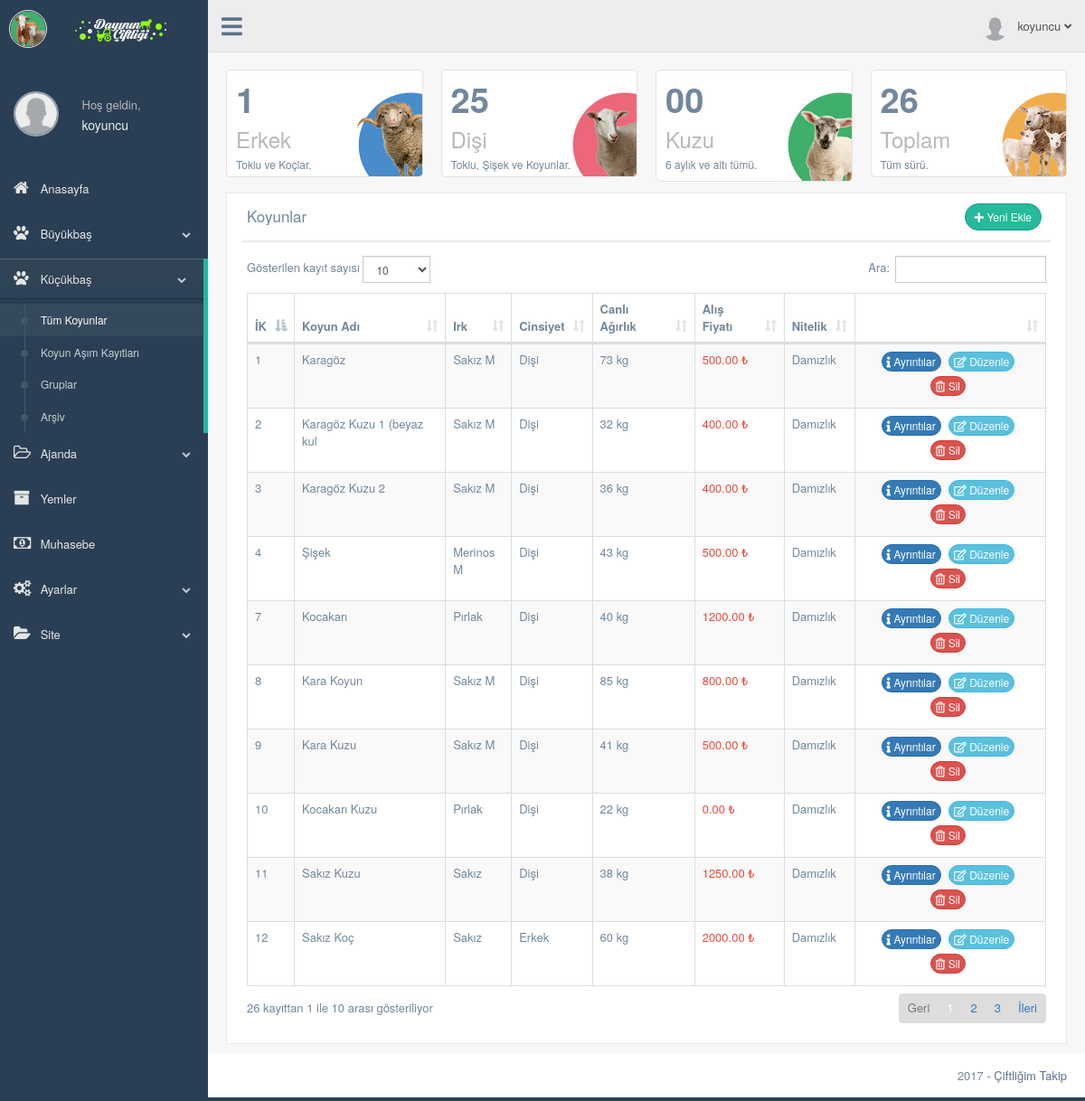
The app's page /production/koyunlar.php (signed in) with its own data.
### tables this page shows
CREATE TABLE `kullanici` (
  `kullanici_id` int(11) NOT NULL,
  `kullanici_adi` varchar(50) NOT NULL,
  `kullanici_sifre` varchar(50) NOT NULL,
  `kullanici_adsoyad` varchar(50) NOT NULL DEFAULT 'Ad Soyad',
  `kullanici_eposta` varchar(50) NOT NULL,
  `kullanici_gorsel` varchar(250) NOT NULL DEFAULT 'images/kullanici/kullanici.png',
  `kullanici_kayittarihi` datetime NOT NULL,
  `kullanici_yetki` int(1) NOT NULL DEFAULT '2',
  `kullanici_durum` int(1) NOT NULL
);

CREATE TABLE `koyun` (
  `koyun_id` int(11) NOT NULL,
  `kullanici_id` int(11) NOT NULL,
  `koyun_kupeno` varchar(50) NOT NULL,
  `koyun_kupeno_isletme` varchar(20) DEFAULT NULL,
  `koyun_adi` varchar(25) DEFAULT NULL,
  `koyun_irk` int(2) DEFAULT NULL,
  `koyun_cinsiyet` int(1) DEFAULT NULL,
  `koyun_kayittarihi` datetime NOT NULL DEFAULT CURRENT_TIMESTAMP,
  `koyun_dogumtarihi` date DEFAULT NULL,
  `koyun_olumtarihi` date DEFAULT NULL,
  `koyun_alistarihi` date DEFAULT NULL,
  `koyun_satistarihi` date DEFAULT NULL,
  `koyun_alisfiyati` decimal(10,2) DEFAULT NULL,
  `koyun_satisfiyati` decimal(10,2) DEFAULT NULL,
  `koyun_rasyon` int(11) DEFAULT NULL,
  `koyun_bakim` int(11) DEFAULT NULL,
  `koyun_not` varchar(256) DEFAULT NULL,
  `ana_id` int(1) DEFAULT '0',
  `baba_id` int(1) DEFAULT '0',
  `koyun_durum` int(11) DEFAULT '1',
  `koyun_nitelik` int(2) DEFAULT '1',
  `koyun_padok` int(11) DEFAULT '1',
  `koyun_kardesdurumu` int(2) DEFAULT '1'
);

CREATE TABLE `irk_koyun` (
  `irk_id` int(2) NOT NULL,
  `irk_adi` varchar(25) NOT NULL,
  `irk_ozellikleri` int(2) DEFAULT NULL
);

CREATE TABLE `tartim_koyun` (
  `tartim_id` int(11) NOT NULL,
  `kullanici_id` int(11) NOT NULL,
  `hayvan_id` int(11) NOT NULL,
  `tartim_kilo` int(3) DEFAULT NULL,
  `tartim_tarihi` datetime NOT NULL DEFAULT CURRENT_TIMESTAMP,
  `tartim_aciklama` varchar(1000) DEFAULT NULL
);

### production/koyunlar.php (the view, shortened to what this page needs)
<?php
    include 'header.php';
    $koyunsorgu=$db->prepare("SELECT * FROM koyun WHERE kullanici_id=:id and koyun_durum=1 ORDER BY koyun_kayittarihi ASC");
    $koyunsorgu->execute(array(
        'id' => $kullanici_id
        ));
    $sayac=$koyunsorgu->rowCount();
    $irksorgu=$db->prepare("SELECT * FROM irk_koyun WHERE irk_id=:id");
    $tartimsorgu=$db->prepare("SELECT * FROM tartim_koyun WHERE kullanici_id=:k_id and hayvan_id=:h_id ORDER BY tartim_tarihi DESC");
    $erkeksorgu=$db->prepare("SELECT * FROM koyun WHERE kullanici_id=:id and koyun_durum=1 and koyun_cinsiyet=1");
    $erkeksorgu->execute(array(
      'id' => $kullanici_id
      ));
    $sayacErkek=$erkeksorgu->rowCount();
?>
        <div class="right_col" role="main">
          <div class="">
            <div class="page-title">
              <div class="title_left">
              </div>
            </div>
            <div class="clearfix"></div>
            <div class="row">
              <div class="col-md-12 col-sm-12 col-xs-12">
                  <div class="row top_tiles">
                    <div class="animated flipInY col-lg-3 col-md-3 col-sm-6 col-xs-12">
                      <div class="tile-stats">
                        <div class="icon"><img src="../images/eks-genel/koc-yuvarlak-ikon.png" alt=""></div>
                        <div class="count"><?php echo $sayacErkek ?></div>
                        <h3>Erkek</h3>
                        <p>Toklu ve Koçlar.</p>
                      </div>
                    </div>
                    <div class="animated flipInY col-lg-3 col-md-3 col-sm-6 col-xs-12">
                      <div class="tile-stats">
                        <div class="icon"><img src="../images/eks-genel/koyun2-yuvarlak-ikon.png" alt=""></div>
                        <div class="count"><?php echo $sayac-$sayacErkek ?></div>
                        <h3>Dişi</h3>
                        <p>Toklu, Şişek ve Koyunlar.</p>
                      </div>
                    </div>
                    <div class="animated flipInY col-lg-3 col-md-3 col-sm-6 col-xs-12">
                      <div class="tile-stats">
                        <div class="icon"><img src="../images/eks-genel/kuzu2-yuvarlak-ikon.png" alt=""></div>
                        <div class="count">00</div>
                        <h3>Kuzu</h3>
                        <p>6 aylık ve altı tümü.<p>
                      </div>
                    </div>
                    <div class="animated flipInY col-lg-3 col-md-3 col-sm-6 col-xs-12">
                      <div class="tile-stats">
                        <div class="icon"><img src="../images/eks-genel/tumu-yuvarlak-ikon.png" alt=""></div>
                        <div class="count"><?php echo $sayac ?></div>
                        <h3>Toplam</h3>
                        <p>Tüm sürü.</p>
                      </div>
                    </div>
                  </div>
              </div>
              <div class="col-md-12 col-sm-12 col-xs-12">
                <div class="x_panel">
                  <div class="x_title">
                    <h2>Koyunlar</h2>
                    <div class=" text-right">
                      <a href="" class="btn btn-round btn-success btn-sm"  data-toggle="modal" data-target="#exampleModalCenter"><i class="fa fa-plus" aria-hidden="true"></i> Yeni Ekle</a>
                    </div>
                  </div>
                  <div class="x_content">
                    <table id="datatable" class="table table-striped table-bordered">
                      <thead>
                        <tr>
                          <th>İK</th>
                          <th>Koyun Adı</th>
                          <th class="col-md-1 col-sm-1">Irk</th>
                          <th class="col-md-1 col-sm-1">Cinsiyet</th>
                          <th >Canlı Ağırlık</th>
                          <th class="">Alış Fiyatı</th>
                          <th class="">Nitelik</th>
                          <th></th>
                        </tr>
                      </thead>
                      <tbody>
                      <?php while ($koyuncek=$koyunsorgu->fetch(PDO::FETCH_ASSOC)) { ?>
                        <tr>
                          <td><?php echo $koyuncek['koyun_kupeno_isletme']; ?></td>
                          <td><?php echo $koyuncek['koyun_adi']; ?></td>
                          <td>
                          <?php
                            $irksorgu->execute(array(
                              'id' => $koyuncek['koyun_irk']
                              ));
                            $irkcek=$irksorgu->fetch(PDO::FETCH_ASSOC);
                            echo $irkcek['irk_adi'];
                          ?>
                          </td>
                          <td>
                          <?php
                            if($koyuncek['koyun_cinsiyet']=='1'){
                              echo "Erkek";
                            }else{
                              echo "Dişi";
                            }
                          ?>
                          </td>
                          <td>
                            <?php
                                  $tartimsorgu->execute(array(
                                    'k_id' => $kullanici_id,
                                    'h_id' => $koyuncek['koyun_id']
                                    ));
                                  $tartimcek=$tartimsorgu->fetch(PDO::FETCH_ASSOC);
                                  echo $tartimcek['tartim_kilo']." kg";
                            ?>
                          </td>
                          <td class="red"><?php echo $koyuncek['koyun_alisfiyati']." ₺"; ?></td>
                          <td>
                            <?php
                              if($koyuncek['koyun_nitelik']=='1'){
                                echo "Damızlık";
                              }elseif($koyuncek['koyun_nitelik']=='2'){
                                echo "Adaklık";
                              }elseif($koyuncek['koyun_nitelik']=='3'){
                                echo "Kurbanlık";
                              }elseif($koyuncek['koyun_nitelik']=='4'){
                                echo "Kasaplık";
                              }
                            ?>
                          </td>
                          <td class="text-center">
                            <a href="koyun-profil.php?koyun_id=<?php echo $koyuncek['koyun_id']; ?>" class="btn btn-round btn-primary btn-xs"><i class="fa fa-info" aria-hidden="true"></i> Ayrıntılar</a>
                            <a href="koyun-duzenle.php?koyun_id=<?php echo $koyuncek['koyun_id']; ?>" class="btn btn-round btn-info btn-xs"><i class="far fa-edit" aria-hidden="true"></i> Düzenle</a>
                            <a href="../islem.php?koyunsil=true&koyun_id=<?php echo $koyuncek['koyun_id']; ?>" class="btn btn-round btn-danger btn-xs"><i class="far fa-trash-alt" aria-hidden="true"></i> Sil</a>
                          </td>
                        </tr>
                       <?php } ?>
                      </tbody>
                    </table>
                  </div>
                </div>
              </div>
            </div>
          </div>
        </div>
        <?php include 'footer.php'; ?>

### production/header.php (shortened to what this page needs)
<?php
  include '../baglan.php';
  $kullanicisorgu=$db->prepare("SELECT * FROM kullanici WHERE kullanici_adi=:kullanici");
  $kullanicisorgu->execute(array(
        'kullanici' => $_SESSION['kullanici_adi']
      ));
  $kullanicicek=$kullanicisorgu->fetch(PDO::FETCH_ASSOC);
 ?>
<!DOCTYPE html>
<html lang="tr">
  <head>
    <link href="../vendors/bootstrap/dist/css/bootstrap.min.css" rel="stylesheet">
    <link href="../vendors/font-awesome/css/font-awesome.min.css" rel="stylesheet">
    <link rel="stylesheet" href="https://use.fontawesome.com/releases/v5.0.13/css/all.css">
    <link rel="stylesheet" href="css/style-print.css" media="print" type="text/css">
    <link href="../vendors/nprogress/nprogress.css" rel="stylesheet">
    <link href="../vendors/iCheck/skins/flat/green.css" rel="stylesheet">
    <link href="../vendors/malihu-custom-scrollbar-plugin/jquery.mCustomScrollbar.min.css" rel="stylesheet"/>
    <link href="../vendors/datatables.net-bs/css/dataTables.bootstrap.min.css" rel="stylesheet">
    <link href="../vendors/datatables.net-buttons-bs/css/buttons.bootstrap.min.css" rel="stylesheet">
    <link href="../vendors/datatables.net-fixedheader-bs/css/fixedHeader.bootstrap.min.css" rel="stylesheet">
    <link href="../vendors/datatables.net-responsive-bs/css/responsive.bootstrap.min.css" rel="stylesheet">
    <link href="../vendors/datatables.net-scroller-bs/css/scroller.bootstrap.min.css" rel="stylesheet">
    <link href="../build/css/custom.min.css" rel="stylesheet">
    <link href="../build/css/main.css" rel="stylesheet">
  </head>
  <body class="nav-md">
    <div class="container body">
      <div class="main_container">
        <div class="col-md-3 left_col menu_fixed">
          <div class="left_col scroll-view">
            <div class="navbar nav_title" style="border: 0;">
              <a href="index.html" class="site_title"><i class="fa"><img src="../images/eks-genel/eks-logo-ikon.png" width="40px" height="auto" alt=""></i> <span><img src="images/logo.png" style="margin-left:20px"alt=""></span></a>
            </div>
            <?php include 'sidebar.php'; ?>
        <div class="top_nav"  id="yazdirma">
          <div class="nav_menu">
            <nav class="">
              <div class="nav toggle">
                <a id="menu_toggle"><i class="fa fa-bars"></i></a>
              </div>
              <ul class="nav navbar-nav navbar-right">
                <li class="">
                  <a href="javascript:;" class="user-profile dropdown-toggle" data-toggle="dropdown" aria-expanded="false">
                    <img src="<?php echo $kullanicicek['kullanici_gorsel']; ?>" alt=""><?php echo $_SESSION['kullanici_adi'] ?>
                    <span class=" fa fa-angle-down"></span>
                  </a>
                </li>
              </ul>
            </nav>
          </div>
        </div>

### production/sidebar.php (shortened to what this page needs)
<br>
            <div class="profile clearfix">
              <div class="profile_pic text-center" style="margin-top: 25px; ">
                <a href="profil.php"><img src="<?php echo $kullanicicek['kullanici_gorsel']; ?>" alt="" style="width: 50px; height: 50px; max-width: 50px; max-height: 50px; -webkit-border-radius: 50%; -moz-border-radius: 50%; border-radius: 50%; border: 2px solid rgba(255,255,255,0.5);" ></a>
              </div>
              <div class="profile_info">
                <span>Hoş geldin,</span>
                <a href="profil.php"><h2><?php echo $_SESSION['kullanici_adi'] ?></h2></a>
              </div>
              <div class="clearfix"></div>
            </div>
            <br />
            <div id="sidebar-menu" class="main_menu_side hidden-print main_menu">
              <div class="menu_section">
                <ul class="nav side-menu">
                  <li><a href="index.php"><i class="fa fa-home"></i> Anasayfa </a>
                  </li>
                  <li><a><i class="fa fa-paw"></i> Büyükbaş <span class="fa fa-chevron-down"></span></a>
                  </li>
                  <li><a><i class="fa fa-paw"></i> Küçükbaş <span class="fa fa-chevron-down"></span></a>
                    <ul class="nav child_menu">
                      <li><a href="koyunlar.php">Tüm Koyunlar</a></li>
                      <li><a href="koyun-tohum.php">Koyun Aşım Kayıtları</a></li>
                      <li><a href="gruplar.php">Gruplar</a></li>
                      <li><a href="koyun-arsiv.php">Arşiv</a></li>
                    </ul>
                  </li>
                  <li><a><i class="fa fa-folder-open-o"></i> Ajanda <span class="fa fa-chevron-down"></span></a>
                  </li>
                  <li><a href="yem.php"><i class="fa fa-archive"></i> Yemler </a>
                  </li>
                  <li><a href="muhasebe.php"><i class="fa fa-money"></i> Muhasebe </a>
                  </li>
                  <li><a><i class="fa fa-cogs"></i> Ayarlar <span class="fa fa-chevron-down"></span></a>
                  </li>
                  <li><a><i class="fa fa-folder-open"></i> Site <span class="fa fa-chevron-down"></span></a>
                  </li>
                </ul>
              </div>
            </div>
          </div>
        </div>

### production/footer.php (shortened to what this page needs)
        <footer>
          <div class="pull-right">
            2017 - <a href="http://www.ciftligimtakip.com">Çiftliğim Takip</a>
          </div>
          <div class="clearfix"></div>
        </footer>
      </div>
    </div>
  </body>
</html>

### build/css/main.css (style rules this page uses)
.site_title i { border: 1px solid #EAEAEA; padding: 0px 0px !important; border-radius: 50% }

### records on screen
kullanici: kullanici_gorsel (placeholder picture)
koyun: koyun_kupeno_isletme "1", koyun_adi "Karagöz", irk_koyun.irk_adi "Sakız M", koyun_cinsiyet "Dişi", tartim_koyun.tartim_kilo "73", koyun_alisfiyati "500.00", koyun_nitelik "Damızlık"
koyun: koyun_kupeno_isletme "2", koyun_adi "Karagöz Kuzu 1 (beyaz kul", irk_koyun.irk_adi "Sakız M", koyun_cinsiyet "Dişi", tartim_koyun.tartim_kilo "32", koyun_alisfiyati "400.00", koyun_nitelik "Damızlık"
koyun: koyun_kupeno_isletme "3", koyun_adi "Karagöz Kuzu 2", irk_koyun.irk_adi "Sakız M", koyun_cinsiyet "Dişi", tartim_koyun.tartim_kilo "36", koyun_alisfiyati "400.00", koyun_nitelik "Damızlık"
koyun: koyun_kupeno_isletme "4", koyun_adi "Şişek", irk_koyun.irk_adi "Merinos M", koyun_cinsiyet "Dişi", tartim_koyun.tartim_kilo "43", koyun_alisfiyati "500.00", koyun_nitelik "Damızlık"
koyun: koyun_kupeno_isletme "7", koyun_adi "Kocakarı", irk_koyun.irk_adi "Pırlak", koyun_cinsiyet "Dişi", tartim_koyun.tartim_kilo "40", koyun_alisfiyati "1200.00", koyun_nitelik "Damızlık"
koyun: koyun_kupeno_isletme "10", koyun_adi "Kocakarı Kuzu", irk_koyun.irk_adi "Pırlak", koyun_cinsiyet "Dişi", tartim_koyun.tartim_kilo "22", koyun_alisfiyati "0.00", koyun_nitelik "Damızlık"
koyun: koyun_kupeno_isletme "8", koyun_adi "Kara Koyun", irk_koyun.irk_adi "Sakız M", koyun_cinsiyet "Dişi", tartim_koyun.tartim_kilo "85", koyun_alisfiyati "800.00", koyun_nitelik "Damızlık"
koyun: koyun_kupeno_isletme "9", koyun_adi "Kara Kuzu", irk_koyun.irk_adi "Sakız M", koyun_cinsiyet "Dişi", tartim_koyun.tartim_kilo "41", koyun_alisfiyati "500.00", koyun_nitelik "Damızlık"
koyun: koyun_kupeno_isletme "11", koyun_adi "Sakız Kuzu", irk_koyun.irk_adi "Sakız", koyun_cinsiyet "Dişi", tartim_koyun.tartim_kilo "38", koyun_alisfiyati "1250.00", koyun_nitelik "Damızlık"
koyun: koyun_kupeno_isletme "12", koyun_adi "Sakız Koç", irk_koyun.irk_adi "Sakız", koyun_cinsiyet "Erkek", tartim_koyun.tartim_kilo "60", koyun_alisfiyati "2000.00", koyun_nitelik "Damızlık"

### other values on screen
$_SESSION['kullanici_adi'] "koyuncu"
$sayacErkek "1"
$sayac-$sayacErkek "25"
$sayac "26"
